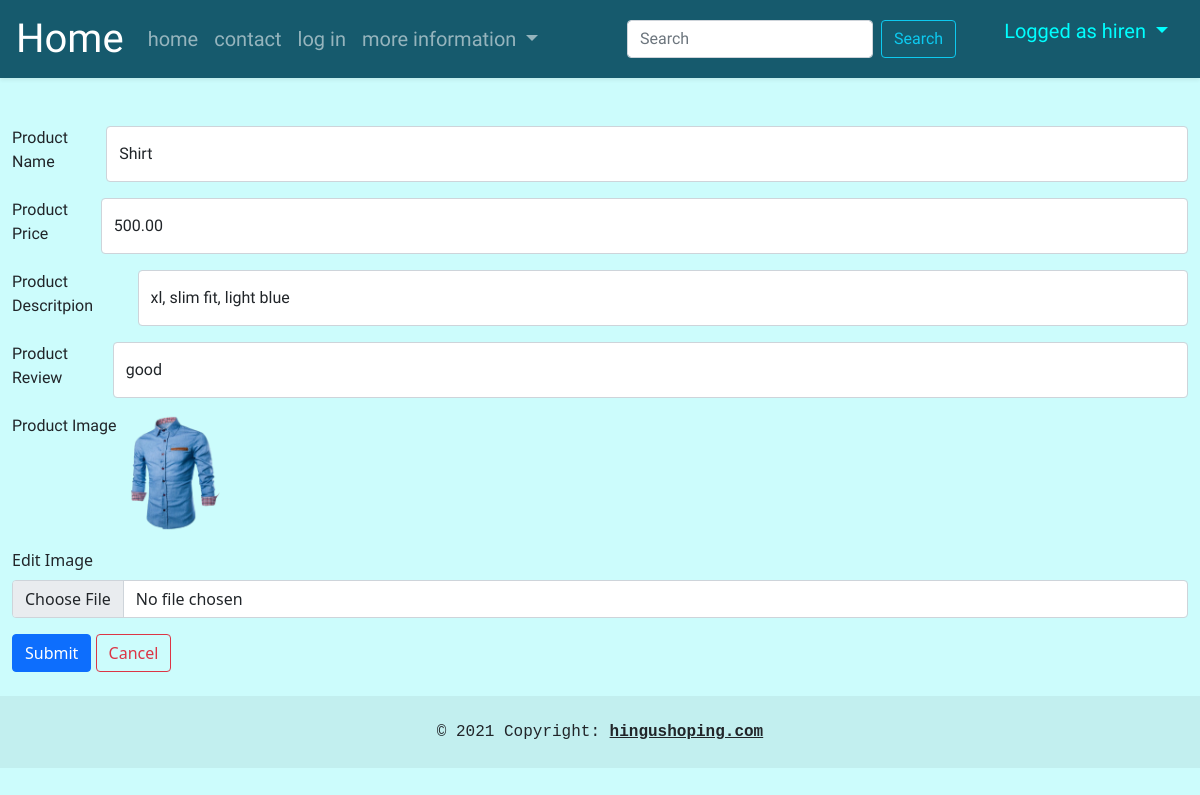
The page /edit-product/3 (signed in) on the database its author committed.
### app1/models.py (models this page shows, shortened)
class Signup(models.Model):
    name = models.CharField(max_length=100)
    mail = models.EmailField(max_length=254)
    phone = models.IntegerField(default=0)
    pswd = models.CharField(max_length=50)
    vendor = models.BooleanField(verbose_name=("Is a vendor"),default=False)
    def __str__(self):
        return self.name

class Product(models.Model):
    name = models.CharField(max_length=10,default="")
    price = models.DecimalField(max_digits=12,decimal_places=2,default=0)
    des = models.TextField(max_length=300,default="")
    image = models.ImageField(upload_to='images/products')
    review = models.TextField(max_length=350)

### app1/views.py (the view, shortened to what this page needs)
# urls.py: path('edit-product/<int:no>',edit_product_view,name='edit_product'),
def edit_product_view(request,no):
    pro = Product.objects.get(id=no)
    return render(request,'edit_product_page.html',{'pro':pro})

### app1/templatetags/base1_tags.py (called while the page is built)
@register.simple_tag
def user_details(request):
    user = views.user_details_view(request)
    return user

### app1/views.py (called while the page is built)
def user_details_view(request):
    if 'id' in request.session.keys():
        try:
            user = Signup.objects.get(id = request.session['id'])
            return user
        except:
            pass
    return ""

### app1/templates/edit_product_page.html (shortened to what this page needs)
{% extends 'base1.html' %}
    {% block css %} {% load static %}{% endblock %}
    {% block content %}
    <form method="post" enctype="multipart/form-data" class="container-fluid form" >
        <div class="mb-3 d-flex flex-row ">
                <label for="exampleInputEmail1" class="form-label ">Product Name </label>
                <input type="text" class="form-control" id="exampleInputEmail1" name="pname" value="{{pro.name}}" />
        </div>
        <div class="mb-3 d-flex flex-row">
          <label for="exampleInputEmail1" class="form-label">Product Price </label>
          <input type="number" class="form-control" id="exampleInputEmail1" name="pprice" value="{{pro.price}}">
        </div>
        <div class="mb-3 d-flex flex-row">
          <label for="exampleInputEmail1" class="form-label">Product Descritpion </label>
          <input type="text" class="form-control" id="exampleInputEmail1" name="pdes" value="{{pro.des}}">
        </div>
        <div class="mb-3 d-flex flex-row">
          <label for="exampleInputEmail1" class="form-label">Product Review </label>
          <input type="text" class="form-control" id="exampleInputEmail1" name="preview" value="{{pro.review}}">
        </div>
        <div class="mb-3 d-flex flex-row">
          <label for="exampleInputEmail1" class="form-label">Product Image </label>
          <img src="{{pro.image.url}}" alt="{{pro.name}}" srcset="" width="10%">
        </div>
        <div class="mb-3">
            <label for="exampleInputEmail1" class="form-label">Edit Image </label>
          <input type="file" class="form-control"  name="pimage" >
        </div>
        <button type="submit" class="btn btn-primary mb-4">Submit</button>
        <a href="{% url 'products_url' %}" class="btn btn-outline-danger mb-4">
            Cancel
        </a>
    </form>
    {% endblock %}

### templates/base1.html (shortened to what this page needs)
{% load base1_tags %}
<!DOCTYPE html>
<html lang="en">
<head>
    <link href="https://cdn.jsdelivr.net/npm/bootstrap@5.0.2/dist/css/bootstrap.min.css" rel="stylesheet">
    {% load static %}
    <link rel="stylesheet" href="{% static 'css/navbar_style.css' %} ">
  </head>
<body onload="navactive()" style="background-color:#ccfcfc">
    <nav class="navbar navbar-expand-lg  navbar-dark shadow-sm p-1 mb-5" style="background-color:#165a6d;">
        <div class="container-fluid">
          <a class="navbar-brand" href="{% url 'home' %}" style="font-size: 40px;">Home</a>
          <div class="collapse navbar-collapse" id="navbarSupportedContent">
            <ul class="navbar-nav me-auto mb-2 mb-lg-0" id="navbarlist">
              <li class="nav-item">
                <a class="nav-link" aria-current="page" href="{% url 'home' %}" home >home</a>
              </li>
              <li class="nav-item">
                <a class="nav-link" href="{% url 'contact' %}" contact>contact</a>
              </li>
              <li class="nav-item ">
                <a class="nav-link " href="{% url 'signin' %}" signin >log in</a>
              </li>
              <li class="nav-item dropdown">
                <a class="nav-link dropdown-toggle"  id="navbarDropdown" role="button" data-bs-toggle="dropdown" aria-expanded="false" moreinfo >
                  more information
                </a>
              </li>
            </ul>
            <form class="d-flex" id="search_form" role="search" method="get" >
              <input class="form-control me-2" type="search" name="search" placeholder="Search" aria-label="Search">
              <button class="btn btn-outline-info" type="submit">Search</button>
            </form>
            <ul>
              <li class="nav-item dropdown" style="list-style: none;">
                <a class="nav-link dropdown-toggle " style="color:aqua;" id="navbarDropdown" role="button" data-bs-toggle="dropdown" aria-expanded="false" moreinfo >
                  Logged as {% user_details request %}
                </a>
              </li>
            </ul>
          </div>
        </div>
      </nav>
    {% block content %}{% endblock  %}
      <footer>
        <div class="text-center p-4" style="background-color: rgba(0, 0, 0, 0.05);font-family:'Courier New', Courier, monospace">
          © 2021 Copyright:
          <a class="text-reset fw-bold" href="{% url 'home' %}">hingushoping.com</a>
        </div>
      </footer>
    </body>
    </html>

### static/css/navbar_style.css (style rules this page uses)
nav { font-family: "Yellowtail", cursive; }
.nav-link,.dropdown-item { font-size: 20px; }
.d-flex { font-family: 'Comfortaa' , cursive; }

### rows shown on the page
Signup: name "hiren"
Product: pname "Shirt", pprice "500.00", pdes "xl, slim fit, light blue", preview "good", image (picture)
